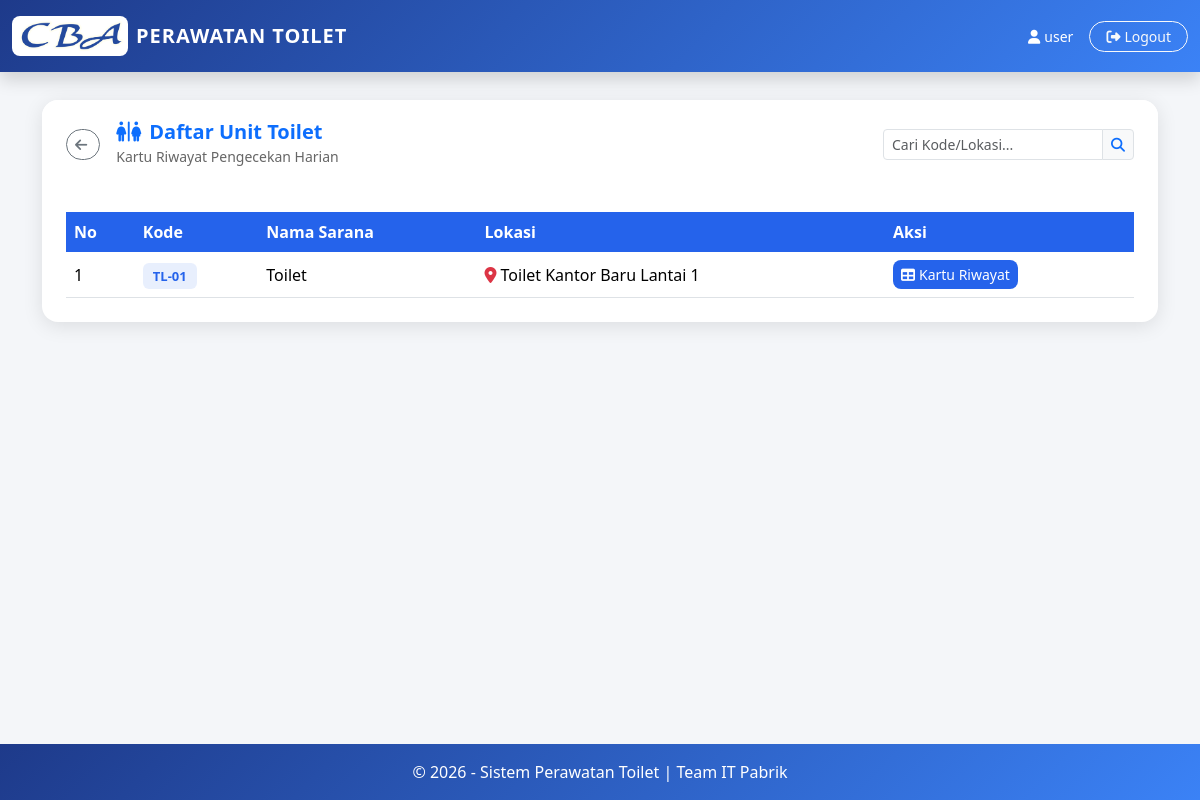
The app's page /toilet_home.php (signed in), older data.
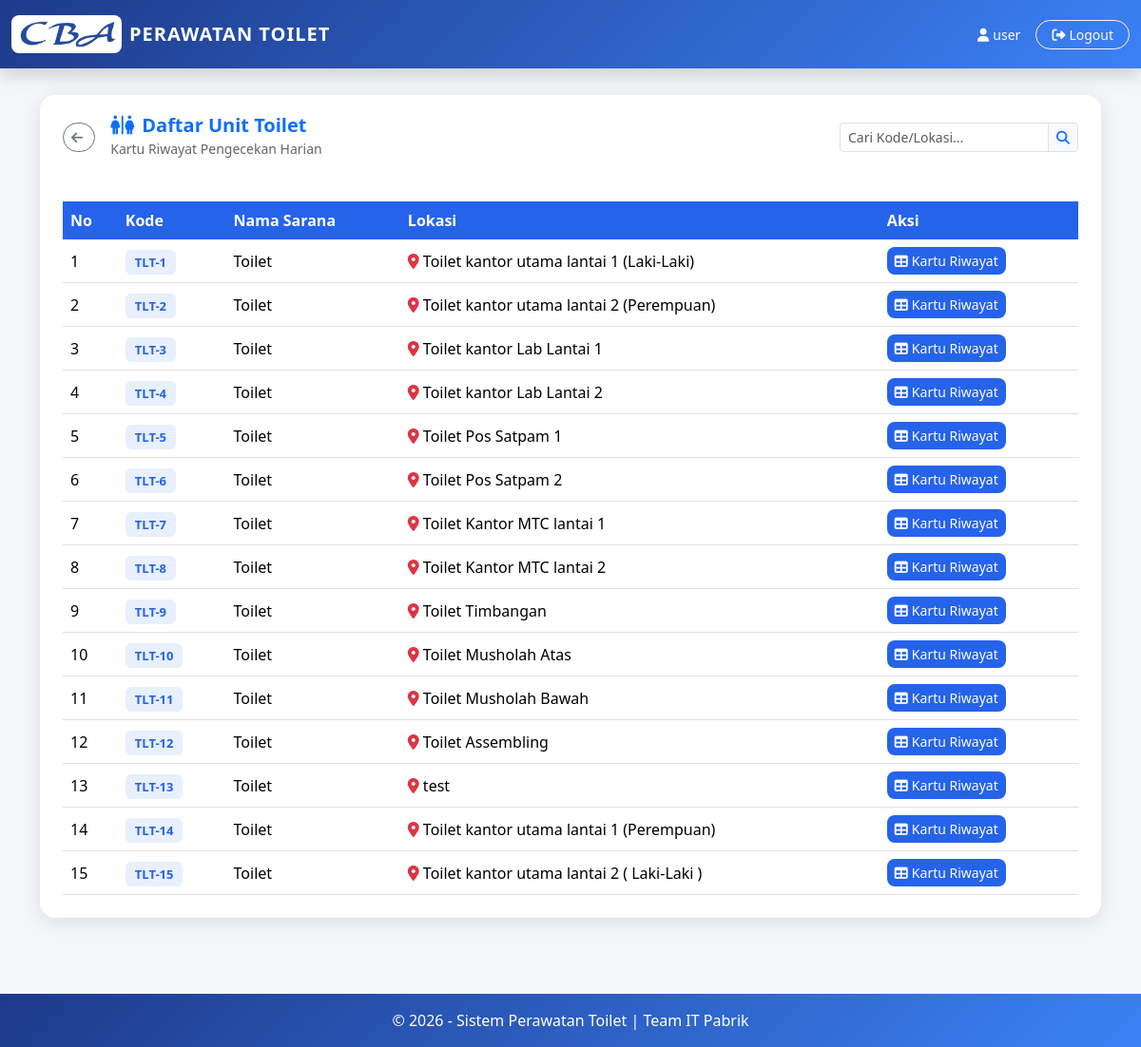
The same page, newer data.
### tables this page shows
CREATE TABLE `toilet_unit` (
  `id` int(11) NOT NULL,
  `no_kode` varchar(50) NOT NULL,
  `nama_sarana` varchar(100) DEFAULT 'Toilet',
  `lokasi` varchar(200) DEFAULT NULL
);

### toilet_home.php (the view, shortened to what this page needs)
<?php
include "config/koneksi.php";
mysqli_query($conn, "CREATE TABLE IF NOT EXISTS `toilet_unit` (
  `id` int(11) NOT NULL AUTO_INCREMENT,
  `no_kode` varchar(50) NOT NULL,
  `nama_sarana` varchar(100) DEFAULT 'Toilet',
  `lokasi` varchar(200) DEFAULT NULL,
  PRIMARY KEY (`id`)
) ENGINE=InnoDB DEFAULT CHARSET=utf8mb4");
mysqli_query($conn, "CREATE TABLE IF NOT EXISTS `checklist_toilet` (
  `id` int(11) NOT NULL AUTO_INCREMENT,
  `toilet_id` int(11) NOT NULL,
  `tahun` int(4) NOT NULL,
  `bulan` tinyint(2) NOT NULL,
  `tanggal_cek` date DEFAULT NULL,
  `tissue_toilet` enum('Ok','Nok') DEFAULT NULL,
  `lantai_bersih` enum('Ok','Nok') DEFAULT NULL,
  `closet_bersih` enum('Ok','Nok') DEFAULT NULL,
  `dinding_bersih` enum('Ok','Nok') DEFAULT NULL,
  `kran_shower` enum('Ok','Nok') DEFAULT NULL,
  `sarang_laba` enum('Ok','Nok') DEFAULT NULL,
  `tersedia_pewangi` enum('Ok','Nok') DEFAULT NULL,
  `lap_sabun` enum('Ok','Nok') DEFAULT NULL,
  `tempat_sampah` enum('Ok','Nok') DEFAULT NULL,
  `matikan_lampu` enum('Ok','Nok') DEFAULT NULL,
  `paraf` varchar(100) DEFAULT NULL,
  `catatan` text DEFAULT NULL,
  `foto` varchar(255) DEFAULT NULL,
  `users_id` int(11) DEFAULT NULL,
  `created_at` datetime DEFAULT CURRENT_TIMESTAMP,
  PRIMARY KEY (`id`),
  UNIQUE KEY `unique_toilet_date` (`toilet_id`, `tanggal_cek`)
) ENGINE=InnoDB DEFAULT CHARSET=utf8mb4");
?>
<?php
$keyword = isset($_GET['keyword']) ? mysqli_real_escape_string($conn, $_GET['keyword']) : '';
$where = "";
$listToilet = mysqli_query($conn, "SELECT * FROM toilet_unit $where ORDER BY CAST(REGEXP_REPLACE(no_kode, '[^0-9]', '') AS UNSIGNED) ASC");
?>
<!DOCTYPE html>
<html lang="id">
<head>
  <link href="https://cdn.jsdelivr.net/npm/bootstrap@5.3.2/dist/css/bootstrap.min.css" rel="stylesheet">
</head>
<body>
  <nav class="navbar navbar-toilet fixed-top py-3 shadow">
    <div class="container-fluid d-flex justify-content-between align-items-center">
      <div class="d-flex align-items-center gap-2 text-white" style="cursor:pointer"
        onclick="window.location.href='dashboard.php'">
        <img src="assets/images/cba.png" alt="Logo CBA"
          style="height:40px; background:white; padding:4px; border-radius:8px;">
        <span class="fw-bold fs-5 d-none d-sm-inline" style="letter-spacing:1px">PERAWATAN TOILET</span>
      </div>
      <div class="d-flex align-items-center gap-2 gap-md-3">
        <span class="text-white small d-none d-md-inline"><i
            class="fa-solid fa-user me-1"></i><?= $_SESSION['username'] ?></span>
        <a href="logout.php" class="btn btn-sm btn-outline-light rounded-pill px-2 px-md-3" title="Logout">
          <span class="d-none d-sm-inline"><i class="fa-solid fa-right-from-bracket me-1"></i>Logout</span>
        </a>
      </div>
    </div>
  </nav>
  <div class="container" style="margin-top:100px; padding-bottom:40px; flex:1;">
    <div class="card card-toilet">
      <div class="card-toilet-header d-flex justify-content-between align-items-center flex-wrap gap-3">
        <div class="d-flex align-items-center gap-3">
          <a href="dashboard.php" class="btn btn-sm btn-outline-secondary rounded-pill" title="Kembali ke Dashboard">
            <i class="fa-solid fa-arrow-left me-1"></i><span class="d-none d-sm-inline"></span>
          </a>
          <div>
            <h5 class="fw-bold mb-0 text-primary"><i class="fa-solid fa-restroom me-2"></i>Daftar Unit Toilet
            </h5>
            <small class="opacity-75">Kartu Riwayat Pengecekan Harian</small>
          </div>
        </div>
        <div class="d-flex flex-column flex-sm-row align-items-stretch align-items-sm-center gap-2 mt-3 mt-sm-0">
          <form method="GET" class="d-flex m-0">
            <div class="input-group input-group-sm w-100">
              <input type="text" name="keyword" class="form-control" placeholder="Cari Kode/Lokasi..."
                value="<?= htmlspecialchars($keyword) ?>">
              <button type="submit" class="btn btn-light text-primary border"><i
                  class="fa-solid fa-search"></i></button>
            </div>
          </form>
        </div>
      </div>
      <div class="card-body p-4">
        <div class="table-responsive">
          <table class="table table-hover align-middle mb-0">
            <thead>
              <tr>
                <th>No</th>
                <th>Kode</th>
                <th>Nama Sarana</th>
                <th>Lokasi</th>
                <th>Aksi</th>
              </tr>
            </thead>
            <tbody>
              <?php $no = 1;
              while ($row = mysqli_fetch_assoc($listToilet)): ?>
                <tr>
                  <td data-label="No"><?= $no++ ?></td>
                  <td data-label="Kode"><span class="toilet-badge"><?= htmlspecialchars($row['no_kode']) ?></span></td>
                  <td data-label="Nama Sarana"><?= htmlspecialchars($row['nama_sarana']) ?></td>
                  <td data-label="Lokasi">
                    <span><i
                        class="fa-solid fa-location-dot text-danger me-1"></i><?= htmlspecialchars($row['lokasi']) ?></span>
                  </td>
                  <td data-label="Aksi">
                    <a href="toilet_kartu.php?toilet_id=<?= $row['id'] ?>" class="btn btn-kartu btn-sm flex-grow-1">
                      <i class="fa-solid fa-table me-1"></i><span class="d-inline">Kartu Riwayat</span>
                    </a>
                  </td>
                </tr>
              <?php endwhile; ?>
            </tbody>
          </table>
        </div>
      </div>
    </div>
  </div>
  <footer class="py-3 text-center">
    &copy; <?= date('Y') ?> - Sistem Perawatan Toilet | Team IT Pabrik
  </footer>
</body>
</html>

### toilet_home.php (style rules this page uses)
:root { --blue: #2563eb; --blue-dark: #1e3a8a; --blue-light: #3b82f6; }
body { background: #f4f6f9; font-family: 'Segoe UI', sans-serif; min-height: 100vh; display: flex; flex-direction: column; }
.navbar-toilet { background: linear-gradient(135deg, var(--blue-dark), var(--blue-light)); }
.card-toilet { border: none; border-radius: 16px; box-shadow: 0 4px 20px rgba(0, 0, 0, .1); }
.card-toilet-header { background: #fff; color: #333; border-radius: 16px 16px 0 0; padding: 20px 24px; }
.toilet-badge { background: rgba(37, 99, 235, 0.1); color: var(--blue); font-weight: 600; padding: 4px 10px; border-radius: 6px; font-size: 13px; }
.table thead th { background: var(--blue); color: #fff; border: none; white-space: nowrap; }
.table tbody td { white-space: nowrap; }
.btn-kartu { background: var(--blue); color: #fff; border: none; border-radius: 8px; }
footer { background: linear-gradient(135deg, var(--blue-dark), var(--blue-light)); color: #fff; margin-top: 40px; }

Row changes from the older to the newer data that the page shows:
added toilet_unit: no_kode "TLT-1", nama_sarana "Toilet", lokasi "Toilet kantor utama lantai 1 (Laki-Laki)"
added toilet_unit: no_kode "TLT-2", nama_sarana "Toilet", lokasi "Toilet kantor utama lantai 2 (Perempuan)"
added toilet_unit: no_kode "TLT-3", nama_sarana "Toilet", lokasi "Toilet kantor Lab Lantai 1"
added toilet_unit: no_kode "TLT-4", nama_sarana "Toilet", lokasi "Toilet kantor Lab Lantai 2"
added toilet_unit: no_kode "TLT-5", nama_sarana "Toilet", lokasi "Toilet Pos Satpam 1"
added toilet_unit: no_kode "TLT-6", nama_sarana "Toilet", lokasi "Toilet Pos Satpam 2"
added toilet_unit: no_kode "TLT-7", nama_sarana "Toilet", lokasi "Toilet Kantor MTC lantai 1"
added toilet_unit: no_kode "TLT-8", nama_sarana "Toilet", lokasi "Toilet Kantor MTC lantai 2"
added toilet_unit: no_kode "TLT-9", nama_sarana "Toilet", lokasi "Toilet Timbangan"
added toilet_unit: no_kode "TLT-10", nama_sarana "Toilet", lokasi "Toilet Musholah Atas"
added toilet_unit: no_kode "TLT-11", nama_sarana "Toilet", lokasi "Toilet Musholah Bawah"
added toilet_unit: no_kode "TLT-12", nama_sarana "Toilet", lokasi "Toilet Assembling"
changed toilet_unit: no_kode "TL-01" → "TLT-13"; lokasi "Toilet Kantor Baru Lantai 1" → "test"
added toilet_unit: no_kode "TLT-14", nama_sarana "Toilet", lokasi "Toilet kantor utama lantai 1 (Perempuan)"
added toilet_unit: no_kode "TLT-15", nama_sarana "Toilet", lokasi "Toilet kantor utama lantai 2 ( Laki-Laki )"
